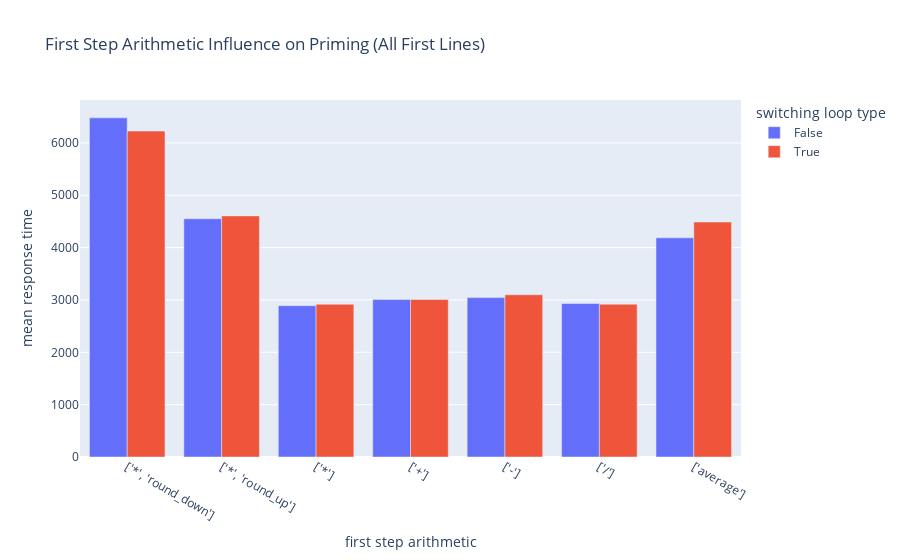

Notebook code for this chart:
### Code cell
px.bar(switching_diff_arithmetics.reset_index(), x='arithmetic_type', y='mean_response_time'
       , color='loop_type_switch', barmode='group', title='First Step Arithmetic Influence on Priming (All First Lines)'
       , labels={'mean_response_time': 'mean response time'
                 , 'arithmetic_type': 'first step arithmetic'
                 , 'loop_type_switch': 'switching loop type'})

### Figure 1 — Plotly figure (JSON) as saved in the notebook; plotly's stock layout.template omitted (floating-point values rounded to 4 significant figures)
{"data": [{"alignmentgroup": "True", "hovertemplate": "switching loop type=False<br>first step arithmetic=%{x}<br>mean response time=%{y}<extra></extra>", "legendgroup": "False", "marker": {"color": "#636efa", "pattern": {"shape": ""}}, "name": "False", "offsetgroup": "False", "orientation": "v", "showlegend": true, "textposition": "auto", "type": "bar", "x": ["['*', 'round_down']", "['*', 'round_up']", "['*']", "['+']", "['-']", "['/']", "['average']"], "xaxis": "x", "y": [6479.0, 4552.0, 2891.0, 3008.0, 3045.0, 2933.0, 4187.0], "yaxis": "y"}, {"alignmentgroup": "True", "hovertemplate": "switching loop type=True<br>first step arithmetic=%{x}<br>mean response time=%{y}<extra></extra>", "legendgroup": "True", "marker": {"color": "#EF553B", "pattern": {"shape": ""}}, "name": "True", "offsetgroup": "True", "orientation": "v", "showlegend": true, "textposition": "auto", "type": "bar", "x": ["['*', 'round_down']", "['*', 'round_up']", "['*']", "['+']", "['-']", "['/']", "['average']"], "xaxis": "x", "y": [6226.0, 4606.0, 2917.0, 3009.0, 3100.0, 2919.0, 4489.0], "yaxis": "y"}], "layout": {"barmode": "group", "legend": {"title": {"text": "switching loop type"}, "tracegroupgap": 0}, "title": {"text": "First Step Arithmetic Influence on Priming (All First Lines)"}, "xaxis": {"anchor": "y", "domain": [0, 1], "title": {"text": "first step arithmetic"}}, "yaxis": {"anchor": "x", "domain": [0, 1], "title": {"text": "mean response time"}}}}
